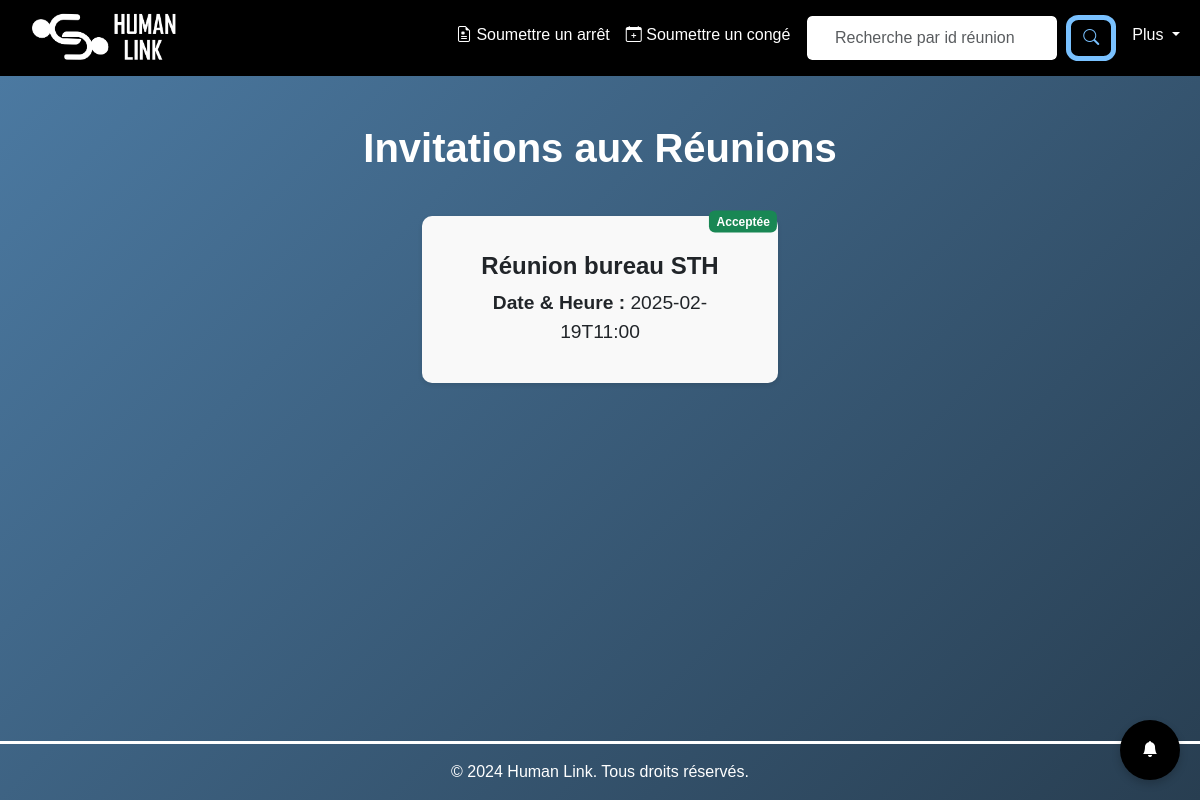
/meeting_invitations (signed in), run on the app's committed database.
### tables this page shows
CREATE TABLE réponse_réunion(
            id INTEGER PRIMARY KEY AUTOINCREMENT,
            meeting_id INTEGER,
            employee_id TEXT,
            status TEXT DEFAULT 'en attente',
            FOREIGN KEY (meeting_id) REFERENCES réunion(id),
            FOREIGN KEY (employee_id) REFERENCES utilisateurs(id)
        );

CREATE TABLE réunion(
            id INTEGER PRIMARY KEY AUTOINCREMENT,
            title TEXT NOT NULL,
            date_time DATETIME NOT NULL,
            status TEXT DEFAULT 'Scheduled',
            created_by TEXT
        );

### app.py (the view, shortened to what this page needs)
@app.route('/meeting_invitations', methods=['GET', 'POST'])
def meeting_invitations():
    if 'email' not in session:
        flash("Vous devez être connecté pour accéder à cette page.")
        return redirect(url_for('login'))
    employee_id = session['id']
    employee_email = session['email']
    notifications = récupérer_notifications(employee_email)
    nombre_notifications_non_lues = récupérer_nombre_notifications_non_lues(employee_email)
    marquer_notifications_comme_lues(employee_email)
    connexion = connect_db()
    cur = connexion.cursor()
    cur.execute("""
        SELECT m.id, m.title, m.date_time, a.status
        FROM réunion m
        JOIN réponse_réunion a ON m.id = a.meeting_id
        WHERE a.employee_id = ?
    """, (employee_id,))
    invitations = cur.fetchall()
    connexion.close()
    return render_template(
        'employé_réunion.html',
        invitations=invitations,
        notifications=notifications,
        nombre_notifications_non_lues=nombre_notifications_non_lues
    )

### app.py (called while the page is built)
def récupérer_notifications(email):
    connexion = connect_db()
    cur = connexion.cursor()
    cur.execute("""
        SELECT id, message, type, created_at, is_read
        FROM notifications
        WHERE email = ?
        ORDER BY created_at DESC
    """, (email,))
    notifications = cur.fetchall()
    connexion.close()
    return [
        {
            'id': n[0],
            'message': n[1],
            'type': n[2],
            'created_at': datetime.strptime(n[3], '%Y-%m-%d %H:%M:%S') if isinstance(n[3], str) else n[3],
            'is_read': n[4]
        }
        for n in notifications
    ]

def récupérer_nombre_notifications_non_lues(email):
    connexion = connect_db()
    cur = connexion.cursor()
    cur.execute("""
        SELECT COUNT(*)
        FROM notifications
        WHERE email = ? AND is_read = 0
    """, (email,))
    count = cur.fetchone()[0]
    connexion.close()
    return count

def marquer_notifications_comme_lues(email):
    connexion = connect_db()
    try:
        cur = connexion.cursor()
        cur.execute("""
            UPDATE notifications
            SET is_read = 1
            WHERE email = ?
        """, (email,))
        connexion.commit()
    except sqlite3.OperationalError as e:
        print(f"Erreur SQLite: {e}")
    finally:
        connexion.close()

@app.template_filter('format_datetime')
def format_datetime(value, format='%d-%m-%Y %H:%M'):
    if isinstance(value, datetime):
        return value.strftime(format)
    try:
        value = datetime.strptime(value, '%Y-%m-%d %H:%M:%S')
        return value.strftime(format)
    except Exception:
        return value

### db_setup.py (called while the page is built)
def connect_db():
    connexion = sqlite3.connect("rh_data.db")
    connexion.row_factory = sqlite3.Row
    return connexion

### templates/employé_réunion.html (shortened to what this page needs)
{% extends "employé_base.html" %}
{% block content1 %}
<li class="nav-item">
    <form class="d-flex mx-2" id="searchBox">
        <input class="form-control me-2" type="search" id="searchInput" placeholder="Recherche par id réunion" aria-label="Rechercher">
        <button class="btn btn-custom-search" type="button" onclick="searchDemandeEmploye()">
            <i class="bi bi-search"></i>
        </button>
    </form>
</li>
{% endblock %}
{% block content2 %}
<h1 class="text-white text-center mb-4">Invitations aux Réunions</h1>
{% if invitations %}
    <div class="row d-flex flex-wrap justify-content-center" style="font-size: larger;">
        {% for invitation in invitations %}
        <div class="col-md-6 col-lg-4 mb-4">
            <div class="card demande-card" onclick="agrandirCarte(this)">
                <div class="card-body">
                    <h4 class="card-title text-center fw-bold">{{ invitation[1] }}</h4>
                    <p class="card-text text-center">
                        <strong>Date & Heure :</strong> {{ invitation[2] }}<br>
                        {% if invitation[3] == 'Accepted' %}
                            <span class="badge bg-success" id="badgePerso">Acceptée</span>
                        {% elif invitation[3] == 'Rejected' %}
                            <span class="badge bg-danger" id="badgePerso">Refusée</span>
                        {% else %}
                            <span class="badge bg-warning" id="badgePerso">En attente</span>
                        {% endif %}
                    </p>
                </div>
            </div>
        </div>
        {% endfor %}
    </div>
{% else %}
    <div class="text-center mt-5">
        <img src="{{ url_for('static', filename='img/Fichier2.png') }}" alt="Aucune prime" class="no-demand-image">
        <h4 class="text-white mt-4">Aucune invitation reçue pour le moment.</h4>
    </div>
{% endif %}
{% endblock %}

### static/styles.css (style rules this page uses)
body { display: flex; flex-direction: column; min-height: 100vh; margin: 0; font-family: sans-serif; }
h1 { font-weight: bold; }
nav li { width: max-content; }
.btn-custom-search { border-color: #79c1ff; border-radius: 25%; border-width: 5px; color: #79c1ff; background-color: transparent; transition: background-color 0.3s, color 0.3s; }
.btn-custom-search .bi-search { color: inherit; }
.card { background: rgba(0, 0, 0, 0.392); border: white; border-radius: 15px; margin-top: 20px; }
#badgePerso { position: absolute; top: 0; right: 5%; transform: translate(25%, -25%); background-color: #ff3e3e; font-size: 0.75rem; padding: 0.4em 0.6em; }
.form-control { border-color:#000; }
.demande-card { background-color: #f9f9f9; padding: 20px; border-radius: 10px; box-shadow: 0 2px 5px rgba(0, 0, 0, 0.1); transition: transform 0.3s ease, box-shadow 0.3s ease; cursor: pointer; width: 100%; max-width: 400px; }
#searchBox { width: auto; }
@media (min-width: 1024px) { #searchBox { width: 310px; } }
#searchInput { text-align: center; }

### data on the page
réponse_réunion: title "Réunion bureau STH", date_time "2025-02-19T11:00", status "Acceptée"
